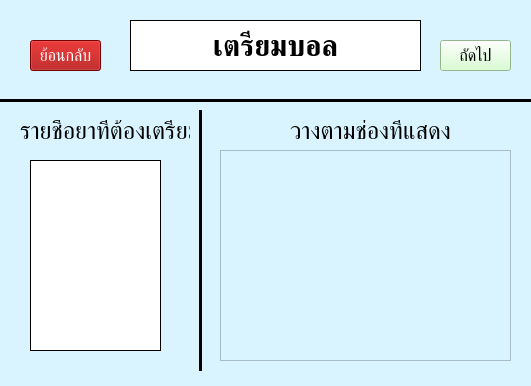
<?xml version="1.0" encoding="UTF-8"?>
<ui version="4.0">
 <class>prepare</class>
 <widget class="QMainWindow" name="prepare">
  <property name="geometry">
   <rect>
    <x>0</x>
    <y>0</y>
    <width>531</width>
    <height>386</height>
   </rect>
  </property>
  <property name="windowTitle">
   <string>เตรียมบอล</string>
  </property>
  <property name="styleSheet">
   <string notr="true">background-color: rgb(217, 244, 255)</string>
  </property>
  <widget class="QWidget" name="centralwidget">
   <widget class="QLabel" name="prepare_label">
    <property name="geometry">
     <rect>
      <x>130</x>
      <y>20</y>
      <width>291</width>
      <height>51</height>
     </rect>
    </property>
    <property name="font">
     <font>
      <pointsize>22</pointsize>
      <weight>75</weight>
      <bold>true</bold>
     </font>
    </property>
    <property name="styleSheet">
     <string notr="true">background-color: rgb(255, 255, 255);</string>
    </property>
    <property name="frameShape">
     <enum>QFrame::Box</enum>
    </property>
    <property name="lineWidth">
     <number>1</number>
    </property>
    <property name="text">
     <string>เตรียมบอล</string>
    </property>
    <property name="textFormat">
     <enum>Qt::AutoText</enum>
    </property>
    <property name="scaledContents">
     <bool>false</bool>
    </property>
    <property name="alignment">
     <set>Qt::AlignCenter</set>
    </property>
    <property name="wordWrap">
     <bool>true</bool>
    </property>
   </widget>
   <widget class="QPushButton" name="add_back_pushButton">
    <property name="geometry">
     <rect>
      <x>30</x>
      <y>40</y>
      <width>71</width>
      <height>31</height>
     </rect>
    </property>
    <property name="font">
     <font>
      <pointsize>12</pointsize>
     </font>
    </property>
    <property name="styleSheet">
     <string notr="true">color: rgb(255, 255, 255);
background-color: rgb(166, 0, 0)</string>
    </property>
    <property name="text">
     <string>ย้อนกลับ</string>
    </property>
   </widget>
   <widget class="Line" name="line">
    <property name="geometry">
     <rect>
      <x>-10</x>
      <y>90</y>
      <width>551</width>
      <height>20</height>
     </rect>
    </property>
    <property name="frameShadow">
     <enum>QFrame::Plain</enum>
    </property>
    <property name="lineWidth">
     <number>3</number>
    </property>
    <property name="orientation">
     <enum>Qt::Horizontal</enum>
    </property>
   </widget>
   <widget class="QLabel" name="label">
    <property name="geometry">
     <rect>
      <x>20</x>
      <y>120</y>
      <width>171</width>
      <height>21</height>
     </rect>
    </property>
    <property name="font">
     <font>
      <pointsize>18</pointsize>
     </font>
    </property>
    <property name="text">
     <string>รายชื่อยาที่ต้องเตรียม</string>
    </property>
   </widget>
   <widget class="QListWidget" name="listWidget">
    <property name="geometry">
     <rect>
      <x>30</x>
      <y>160</y>
      <width>131</width>
      <height>191</height>
     </rect>
    </property>
    <property name="styleSheet">
     <string notr="true">background-color: rgb(255, 255, 255);</string>
    </property>
    <property name="frameShape">
     <enum>QFrame::Box</enum>
    </property>
    <property name="frameShadow">
     <enum>QFrame::Plain</enum>
    </property>
    <property name="lineWidth">
     <number>1</number>
    </property>
   </widget>
   <widget class="Line" name="line_2">
    <property name="geometry">
     <rect>
      <x>190</x>
      <y>110</y>
      <width>20</width>
      <height>261</height>
     </rect>
    </property>
    <property name="frameShadow">
     <enum>QFrame::Plain</enum>
    </property>
    <property name="lineWidth">
     <number>3</number>
    </property>
    <property name="orientation">
     <enum>Qt::Vertical</enum>
    </property>
   </widget>
   <widget class="QTableWidget" name="tableWidget">
    <property name="geometry">
     <rect>
      <x>220</x>
      <y>150</y>
      <width>291</width>
      <height>211</height>
     </rect>
    </property>
   </widget>
   <widget class="QLabel" name="label_2">
    <property name="geometry">
     <rect>
      <x>290</x>
      <y>120</y>
      <width>171</width>
      <height>21</height>
     </rect>
    </property>
    <property name="font">
     <font>
      <pointsize>18</pointsize>
     </font>
    </property>
    <property name="text">
     <string>วางตามช่องที่แสดง</string>
    </property>
   </widget>
   <widget class="QPushButton" name="next_pushButton">
    <property name="geometry">
     <rect>
      <x>440</x>
      <y>40</y>
      <width>71</width>
      <height>31</height>
     </rect>
    </property>
    <property name="font">
     <font>
      <pointsize>12</pointsize>
     </font>
    </property>
    <property name="styleSheet">
     <string notr="true">background-color: rgb(206, 255, 197);</string>
    </property>
    <property name="text">
     <string>ถัดไป</string>
    </property>
   </widget>
  </widget>
 </widget>
 <resources/>
 <connections/>
</ui>
